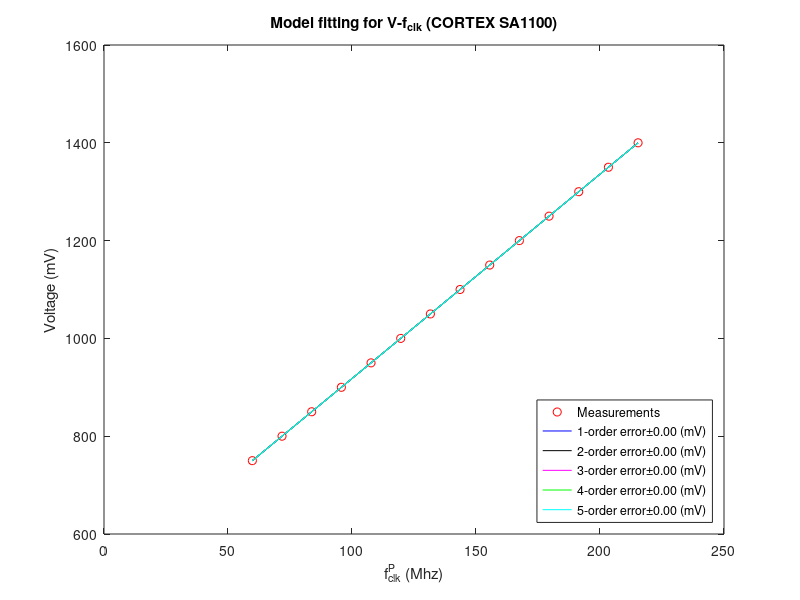
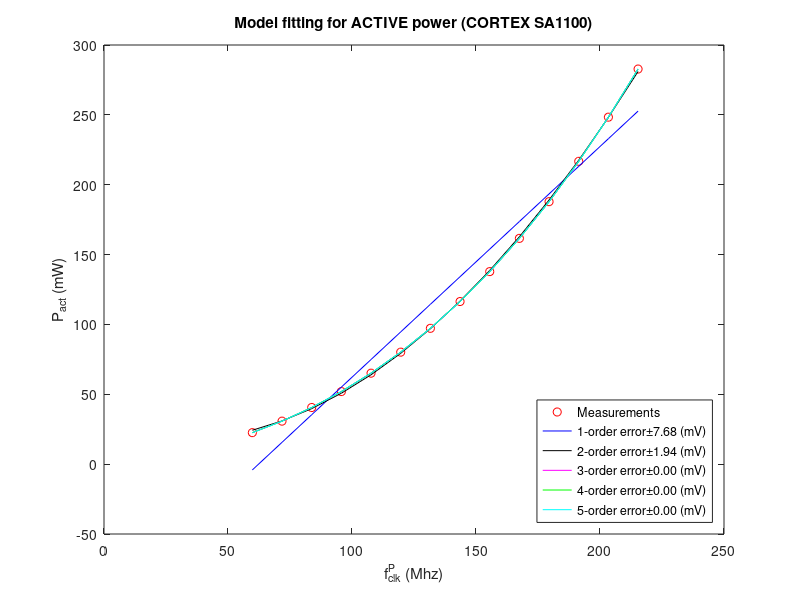
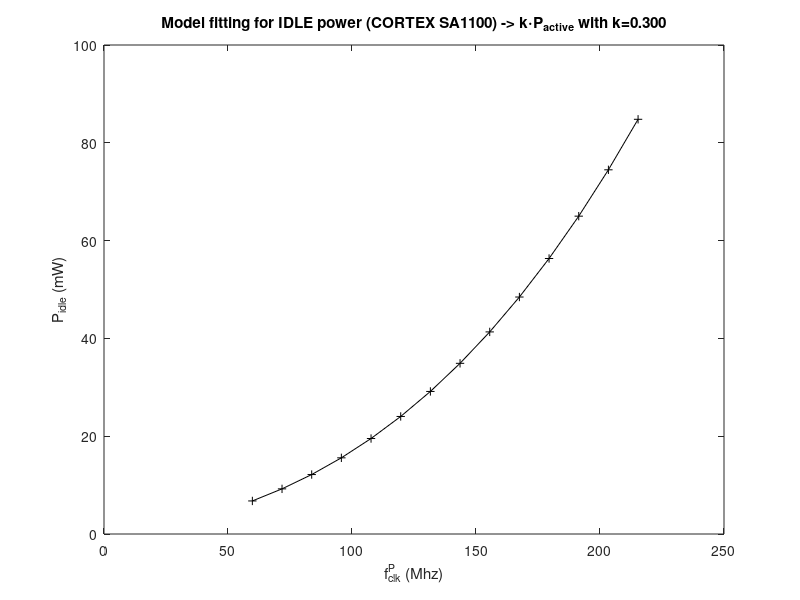

The MATLAB script that drew these images, in order:
%% MODEL FITTING FOR CORTEX - SA1100 (old processor widely used, 74-206Mhz)
% This script models the active and idle power of the processor. Moreover,
% it also computes the relation between frequency and voltage.

%% Required variables
close all; clear all; clc;

%conversion units
Mhz2Hz=1e6; %from Mhz to Hz
V2mV=1e3; %from V to mV
W2mW=1e3; %from W to mW

%order of polynomial model fitting
order=[1 2 3 4 5];

%color codes for plotting curves
color={'b-','k-','m-','g-','c-'};

%% Voltage-frequency model
% The model for the relation between Voltage ($V$) and frequency ($f$) is 
% $V=p_1f^n + p_2f^{n-1} + ... + p_nf + p_{n+1}$ 

%frequency-Voltage model in paper "Energy-efficient DSPs for wireless
%sensor networks", SPM2002
V = 0.75:0.05:1.44;
f = 239.28.*(V - 0.5);
f = f*Mhz2Hz;

% model fitting
ws = warning('off','all');  % Turn off warning
for i=1:numel(order)
    [vf_p{i},vf_err{i}] = polyfit(f,V,order(i));
end
warning(ws)  % Turn it back on.

% display results
figure(1); plot(f/Mhz2Hz,V*V2mV,'ro'); hold on;set(0, 'defaultTextInterpreter', 'tex');

cad =' legend (''Measurements''';
for i=1:numel(order)
    pop_fit = polyval(vf_p{i},f,vf_err{i}); plot(f/Mhz2Hz,pop_fit*V2mV,color{i});    
    cad = [cad [',''' sprintf('%d',i) '-order error\pm' sprintf('%.2f (mV)',sqrt(vf_err{i}.normr*V2mV)) '''']];
end
eval ([cad ',''Location'', ''SouthEast'');']);

title('\bf{Model fitting for V-f_{clk} (CORTEX SA1100)}');
xlabel('f_{clk}^P (Mhz)'); ylabel('Voltage (mV)');

%% Active power model
% The model for the relation between Power active ($P_{act}$) and frequency ($f$) is 
% $P_{act}=C_eq * f * V^2$.
% We fit to a generic $P_{act}=p_1f^n + p_2f^{n-1} + ... + p_nf + p_{n+1}$ 

% Get measurements from paper model
Ceq = 0.67e-9;
Pact = Ceq.*f.*V.*V;

% model fitting
ws = warning('off','all');  % Turn off warning
for i=1:numel(order)
    [Pa_p{i},Pa_err{i}] = polyfit(f,Pact,order(i));
end
warning(ws)  % Turn it back on.

% display results
figure(2);plot(f/Mhz2Hz,Pact*W2mW,'ro'); hold on;set(0, 'defaultTextInterpreter', 'tex');

cad =' legend (''Measurements''';
for i=1:numel(order)
    pop_fit = polyval(Pa_p{i},f,Pa_err{i}); plot(f/Mhz2Hz,pop_fit*W2mW,color{i});    
    cad = [cad [',''' sprintf('%d',i) '-order error\pm' sprintf('%.2f (mV)',sqrt(Pa_err{i}.normr*V2mV)) '''']];
end
eval ([cad ',''Location'', ''SouthEast'');']);

title('\bf{Model fitting for ACTIVE power (CORTEX SA1100)}');
xlabel('f_{clk}^P (Mhz)'); ylabel('P_{act} (mW)');

%% Idle power model
% The model for the relation between idle power ($P_{idle}$) and frequency ($f$) is 
% $P_{idle}=k(f) * P_{act} = K * P_{act}$ 

% P_idle is reported in datasheet https://stuff.mit.edu/afs/sipb/contrib/doc/specs/ic/cpu/arm/sa1100-update.pdf
P_idle_0 = 0.065; %for f=190Mhz 
f_P_idle = 190*Mhz2Hz;

ind=find(round(f/(10*Mhz2Hz)) == round(f_P_idle/(10*Mhz2Hz)),1);
k = P_idle_0/Pact(ind(1));
Pidle = k.* Pact;

% display results
figure(3);plot(f/Mhz2Hz,Pidle*W2mW,'k-+'); hold on;set(0, 'defaultTextInterpreter', 'tex');
title(['\bf{Model fitting for IDLE power (CORTEX SA1100) -> k\cdotP_{active}}' sprintf(' with k=%.3f', k)]);
xlabel('f_{clk}^P (Mhz)'); ylabel('P_{idle} (mW)');